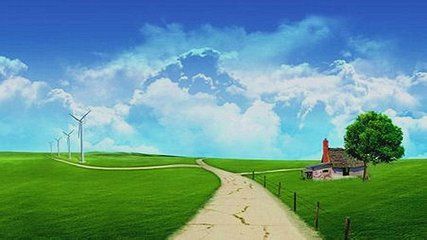
#> input picture Python_opencv/images/demo.jpg, 427 x 240 px
$ python tutorial_10_compareHist.py   (older library calls are emulated)
#> lines starting #> are read from the running program, lines starting #| are printed output that depends on the picture
#> further down, src is the input picture: shape (240, 427, 3); mean B, G, R 146.2, 151.4, 101.3
#!/usr/bin/python
# -*- coding: utf-8 -*-
# Author = 'IReverser'
"""
    equalize Histogram: 全局直方图均衡化，用于增强图像对比度，即黑的更黑，白的更白
    clahe: 局部直方图均衡化
    create_rgb_hist: 创建直方图
    hist_compare： 直方图比较：卡方， 巴氏距离，相关性。
"""
import cv2 as cv
import numpy as np


def equal_Hist(image):
    gray = cv.cvtColor(image, cv.COLOR_BGR2GRAY)
    dst = cv.equalizeHist(gray)
    cv.imshow("equal_demo", dst)


def clahe_demo(image):
    gray = cv.cvtColor(image, cv.COLOR_BGR2GRAY)
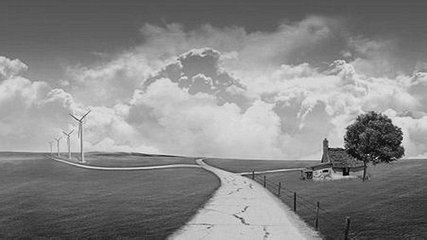
#> gray: shape (240, 427); min 1, max 242, mean 135.8
    clahe = cv.createCLAHE(clipLimit=5.0, tileGridSize=(8, 8))
    dst = clahe.apply(gray)
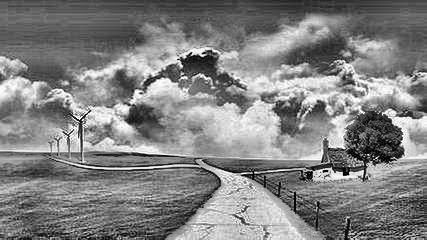
#> dst: shape (240, 427); min 0, max 255, mean 130
    # IMG = cv.cvtColor(dst, cv.COLOR_GRAY2BGR)
    cv.imshow("clahe_demo", dst)


# 创建直方图
def create_rgb_hist(image):
    h, w, c = image.shape
    rgbHist = np.zeros([16*16*16, 1], np.float32)  # must float32
    bsize = 256 / 16
    for row in range(h):
        for col in range(w):
            b = image([row, col, 0])
            g = image([row, col, 1])
            r = image([row, col, 2])
            index = (b/bsize)*16*16 + (g/bsize)*16 + np.int(r/bsize)
            rgbHist[np.int(index), 0] = rgbHist[np.int(index), 0] + 1
    return rgbHist


# 利用直方图比较相似性，用巴氏和相关性比较好
def hist_compare(image1, image2):
    hist1 = create_rgb_hist(image1)
    hist2 = create_rgb_hist(image2)
    match1 = cv.compareHist(hist1, hist2, cv.HISTCMP_BHATTACHARYYA)
    match2 = cv.compareHist(hist1, hist2, cv.HISTCMP_CORREL)
    match3 = cv.compareHist(hist1, hist2, cv.HISTCMP_CHISQR)
    print("巴氏距离： %s, 相关性： %s, 卡方： %s" % (match1, match2, match3))


print("--------------Hello Python ------------")
src = cv.imread("./images/demo.jpg")
cv.namedWindow("input image", cv.WINDOW_AUTOSIZE)
cv.imshow("input image", src)
clahe_demo(src)
image1 = cv.imread("./images/rice.png")
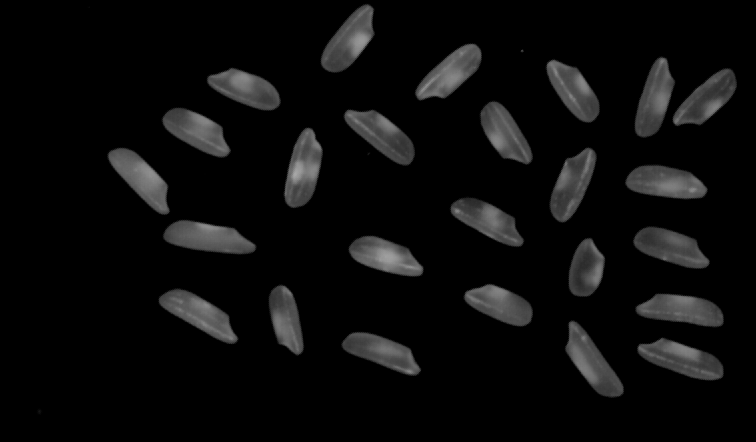
#> input picture Python_opencv/images/rice.png, 756 x 442 px
#> image1 is the input picture: shape (442, 756, 3); min 0, max 167, mean 12.3
image2 = cv.imread("./images/noise_rice.png")
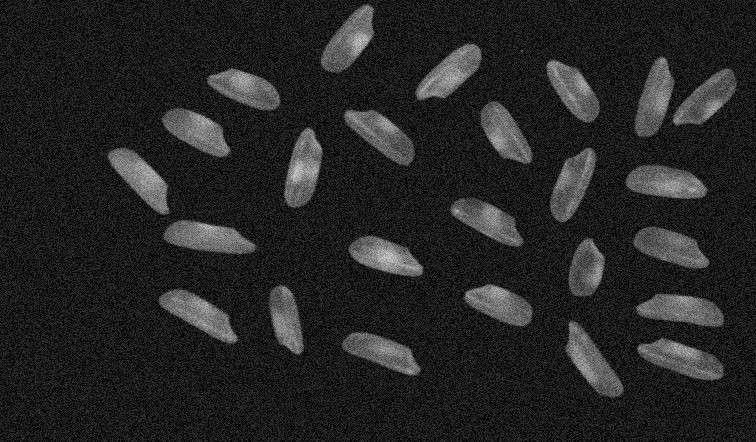
#> input picture Python_opencv/images/noise_rice.png, 756 x 442 px
#> image2 is the input picture: shape (442, 756, 3); min 0, max 209, mean 36.8
# hist_compare(image1, image2)
cv.waitKey(0)  # 等有键输入或者1000ms后自动将窗口消除，0表示只用键输入结束窗口

cv.destroyAllWindows()
